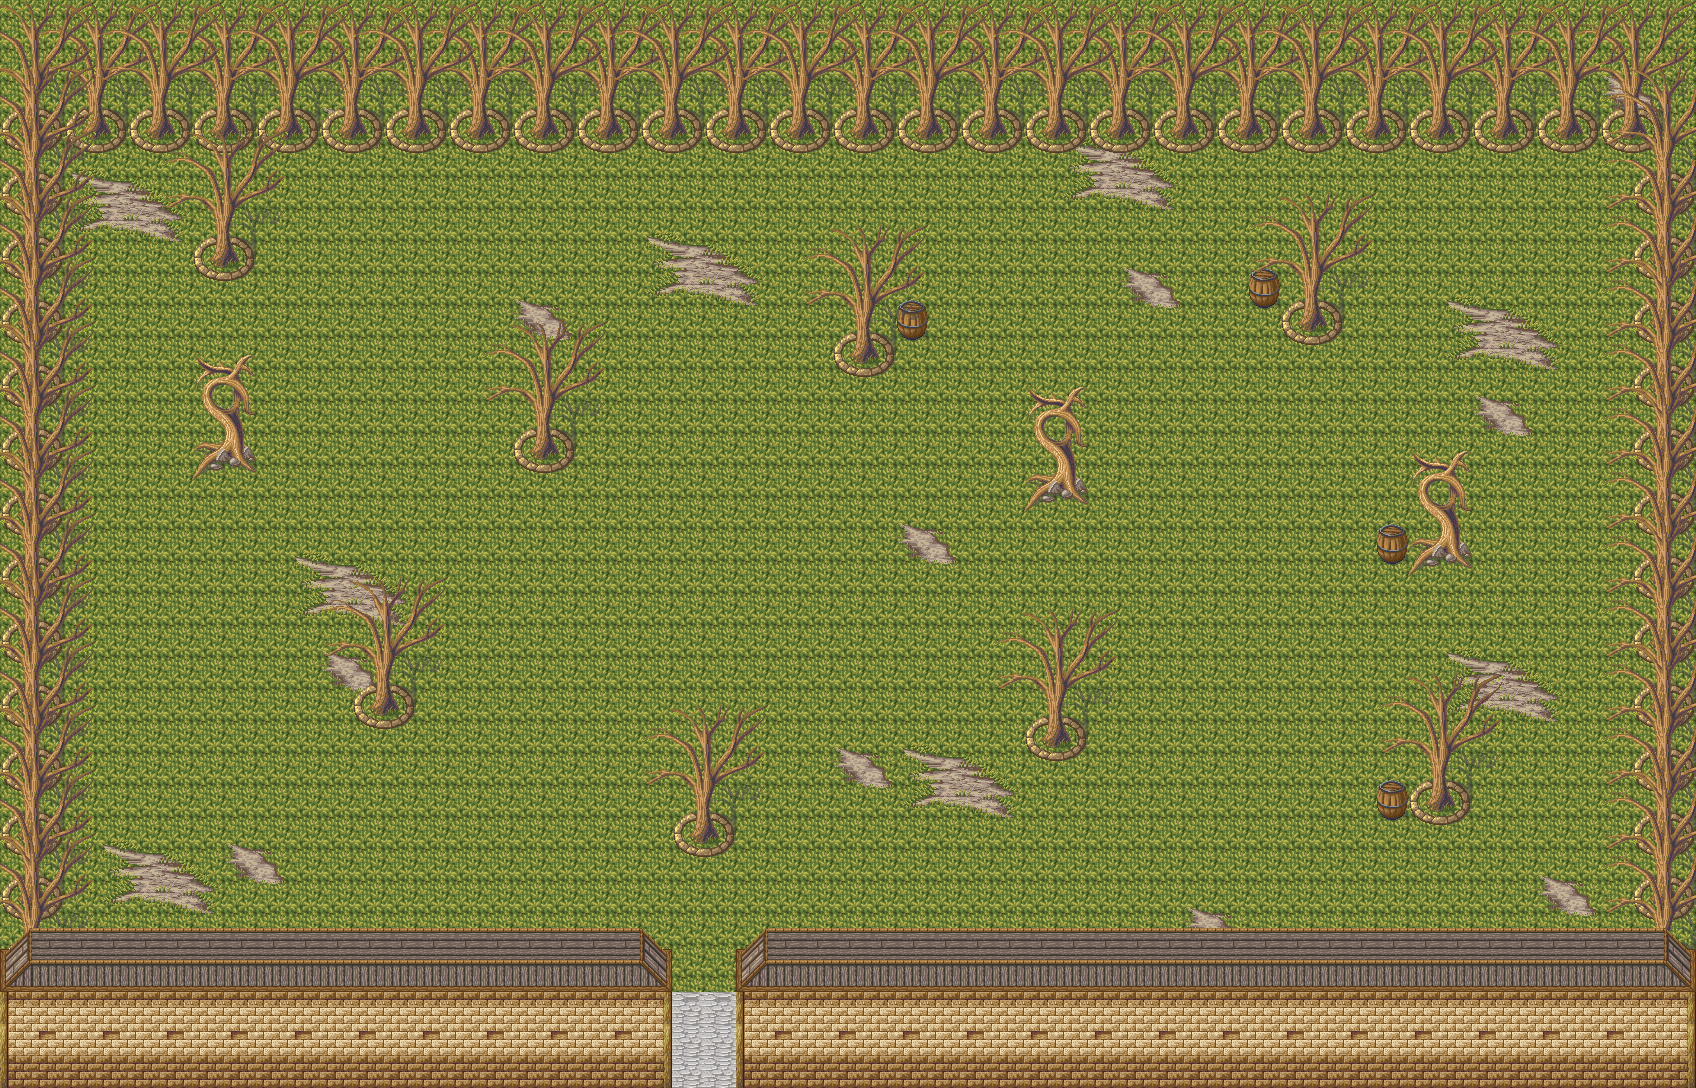

A 2D game scene composited from a Tiled map and its tileset images. What follows is a short description and the map's XML, with each tile layer's data collapsed to a summary:
An orthogonal 53x34 tile map with 32x32 px tiles, 6 tile layers (U_Background, U_Treebottoms, U_Decoration, T_Treetops1, ...) and 49 objects (12x mob, 10x item, village1).

<map version="1.2" tiledversion="1.2.5" orientation="orthogonal" renderorder="right-down" width="53" height="34" tilewidth="32" tileheight="32" infinite="0" nextlayerid="45" nextobjectid="57">
 <tileset firstgid="1" source="Outdoor.tsx" />
 <layer id="39" name="U_Background" width="53" height="34">
  <data>[1802 cells, 1749 non-empty, 27 distinct tile ids]</data>
 </layer>
 <layer id="40" name="U_Treebottoms" width="53" height="34">
  <data>[1802 cells, 298 non-empty, 5 distinct tile ids]</data>
 </layer>
 <layer id="41" name="U_Decoration" width="53" height="34">
  <data>[1802 cells, 10 non-empty, 3 distinct tile ids]</data>
 </layer>
 <layer id="42" name="T_Treetops1" width="53" height="34">
  <data>[1802 cells, 489 non-empty, 21 distinct tile ids]</data>
 </layer>
 <objectgroup id="33" name="Obstacles">
  <object id="1" x="736" y="1024" width="640" height="64" />
  <object id="2" x="1376" y="1024" width="320" height="64" />
  <object id="3" x="1632" y="416" width="64" height="608" />
  <object id="4" x="1632" y="96" width="64" height="320" />
  <object id="5" x="1088" y="96" width="544" height="64" />
  <object id="6" x="320" y="96" width="768" height="64" />
  <object id="7" x="0" y="96" width="320" height="64" />
  <object id="8" x="0" y="160" width="64" height="512" />
  <object id="9" x="0" y="672" width="64" height="416" />
  <object id="10" x="64" y="1024" width="480" height="64" />
  <object id="11" x="544" y="1024" width="128" height="64" />
  <object id="12" x="672" y="800" width="64" height="64" />
  <object id="13" x="352" y="672" width="64" height="64" />
  <object id="14" x="512" y="416" width="64" height="64" />
  <object id="15" x="1024" y="704" width="64" height="64" />
  <object id="16" x="1024" y="480" width="64" height="32" />
  <object id="17" x="832" y="320" width="64" height="64" />
  <object id="21" x="1280" y="288" width="64" height="64" />
  <object id="23" x="1408" y="544" width="64" height="32" />
  <object id="24" x="1408" y="768" width="64" height="64" />
  <object id="26" x="192" y="448" width="64" height="32" />
  <object id="27" x="192" y="224" width="64" height="64" />
  <object id="52" x="897" y="311" width="30" height="32" />
  <object id="53" x="1248" y="287" width="26" height="21" />
  <object id="54" x="1374" y="544" width="28" height="23" />
  <object id="55" x="1374" y="796" width="34" height="24" />
 </objectgroup>
 <objectgroup id="34" name="Mobs">
  <object id="28" name="horror-bubble" type="mob" x="320" y="256" width="32" height="32" />
  <object id="29" name="horror-bubble" type="mob" x="672" y="384" width="32" height="32" />
  <object id="31" name="horror-bubble" type="mob" x="774" y="544" width="32" height="32" />
  <object id="32" name="horror-bubble" type="mob" x="1254" y="640" width="32" height="32" />
  <object id="33" name="horror-bubble" type="mob" x="1478" y="192" width="32" height="32" />
  <object id="34" name="horror-bubble" type="mob" x="1510" y="416" width="32" height="32" />
  <object id="35" name="horror-bubble" type="mob" x="1510" y="768" width="32" height="32" />
  <object id="36" name="horror-bubble" type="mob" x="1510" y="608" width="32" height="32" />
  <object id="37" name="horror-bubble" type="mob" x="486" y="640" width="32" height="32" />
  <object id="38" name="horror-bubble" type="mob" x="134" y="768" width="32" height="32" />
  <object id="39" name="horror-bubble" type="mob" x="166" y="512" width="32" height="32" />
  <object id="40" name="horror-bubble" type="mob" x="614" y="192" width="32" height="32" />
 </objectgroup>
 <objectgroup id="35" name="Items">
  <object id="41" name="daisy10" type="item" x="448" y="192" width="32" height="32">
   <properties>
    <property name="item_id" value="daisy" />
   </properties>
  </object>
  <object id="42" name="daisy9" type="item" x="128" y="608" width="32" height="32">
   <properties>
    <property name="item_id" value="daisy" />
   </properties>
  </object>
  <object id="43" name="daisy8" type="item" x="192" y="864" width="32" height="32">
   <properties>
    <property name="item_id" value="daisy" />
   </properties>
  </object>
  <object id="44" name="daisy7" type="item" x="736" y="160" width="32" height="32">
   <properties>
    <property name="item_id" value="daisy" />
   </properties>
  </object>
  <object id="45" name="daisy6" type="item" x="1120" y="256" width="32" height="32">
   <properties>
    <property name="item_id" value="daisy" />
   </properties>
  </object>
  <object id="46" name="daisy5" type="item" x="1536" y="288" width="32" height="32">
   <properties>
    <property name="item_id" value="daisy" />
   </properties>
  </object>
  <object id="47" name="daisy4" type="item" x="1536" y="512" width="32" height="32">
   <properties>
    <property name="item_id" value="daisy" />
   </properties>
  </object>
  <object id="48" name="daisy3" type="item" x="1504" y="864" width="32" height="32">
   <properties>
    <property name="item_id" value="daisy" />
   </properties>
  </object>
  <object id="49" name="daisy2" type="item" x="1184" y="448" width="32" height="32">
   <properties>
    <property name="item_id" value="daisy" />
   </properties>
  </object>
  <object id="50" name="daisy1" type="item" x="864" y="416" width="32" height="32">
   <properties>
    <property name="item_id" value="daisy" />
   </properties>
  </object>
 </objectgroup>
 <objectgroup id="36" name="Doorways">
  <object id="51" name="village1" x="672" y="1056" width="64" height="32">
   <properties>
    <property name="pos_x" type="int" value="58" />
    <property name="pos_y" type="int" value="3" />
   </properties>
  </object>
 </objectgroup>
 <layer id="43" name="T_Treetops2" width="53" height="34">
  <data>[1802 cells, 290 non-empty, 12 distinct tile ids]</data>
 </layer>
 <layer id="44" name="T_Treetops3" width="53" height="34">
  <data>[1802 cells, 33 non-empty, 17 distinct tile ids]</data>
 </layer>
</map>
